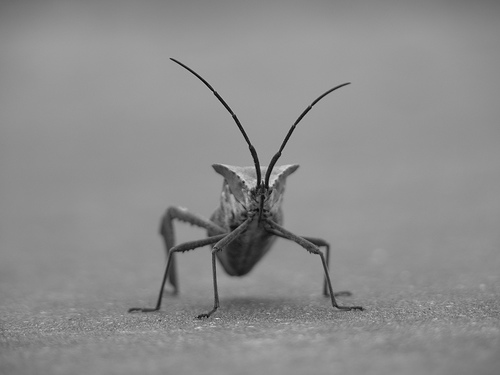
#> input picture images/stinkbug.png, 500 x 375 px
$ jupyter execute 'image matplotlib and numpy it.ipynb'
#> lines starting #> are read from the running program, lines starting #| are printed output that depends on the picture
[cell 1]
#https://matplotlib.org/users/image_tutorial.html  visit this link for more about plotting using matplot

trying the image tutorials

[cell 2]
from matplotlib import pyplot as plt
import numpy as np
import cv2
img = cv2.imread('images/stinkbug.png')
#> img is the input picture: shape (375, 500, 3); min 0, max 217, mean 140.5
print(np.array(img))
#> (printed output is left out)
print(len(img[0]))
#| 500
# for i in img[0]:
#     print(i[0])

[cell 3]
plt.imshow(img)

[cell 4]
lum_img = img[:,:,0]
print(lum_img)
#> (printed output is left out)
print(len(lum_img[0]))
#| 500
lum_img[0]
#> Out = 500 values, max 136 at index 288, min 104 at index 0, mean 126

[cell 5]
kit = []
for i in range(100):
    kit.append(lum_img[i])
#> after the loop, kit = 100 items
plt.imshow(kit)
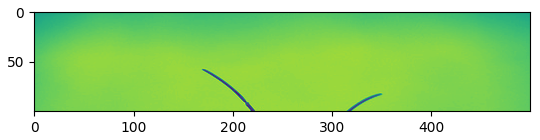
#> figure drawn by matplotlib, 1 panel

[cell 6]
plt.imshow(lum_img)

[cell 7]
plt.imshow(lum_img, cmap="hot")

[cell 8]
#you can also change colormaps on existing plot objects using the set_cmap() method:
imgplot = plt.imshow(lum_img)
imgplot.set_cmap('nipy_spectral')

[cell 9]
#you can also change colormaps on existing plot objects using the set_cmap() method:
imgplot = plt.imshow(lum_img)
imgplot.set_cmap('flag')

in the IPython notebook with the inline backend, you can’t make changes to plots that have already been rendered. If you create imgplot here in one cell, you cannot call set_cmap() on it in a later cell and expect the earlier plot to change. Make sure that you enter these commands together in one cell. plt commands will not change plots from earlier cells.

visit the link for cmap value:
    https://matplotlib.org/examples/color/colormaps_reference.html

[cell 10]
#It’s helpful to have an idea of what value a color represents.
imgplot = plt.imshow(lum_img)
plt.colorbar()
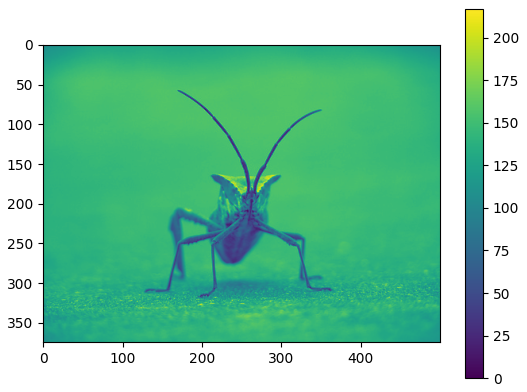
#> figure drawn by matplotlib, 2 panels

Examining a specific data range

Sometimes you want to enhance the contrast in your image, or expand the contrast in a particular region while sacrificing the detail in colors that don’t vary much, or don’t matter.
A good tool to find interesting regions is the histogram. To create a histogram of our image data, we use the hist() function.

https://docs.scipy.org/doc/numpy-1.15.0/reference/generated/numpy.ravel.html

x = np.array([[1, 2, 3], [3, 5, 6]])
print(np.ravel(x))
#output [1 2 3 3 4 5 6]

[cell 11]
p = lum_img.ravel().tolist()
#> p = 187500 items
print(p)
#> (printed output is left out)
p.sort()
set(p)

[cell 12]
len(lum_img)
#> Out = 375

[cell 13]
plt.hist(lum_img.ravel(),histtype='bar',bins=256)
plt.show()
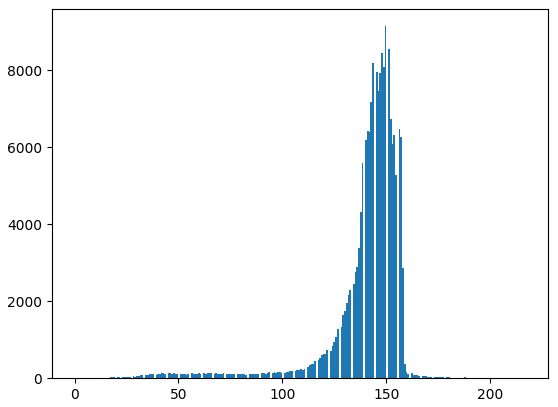
#> figure drawn by matplotlib, 1 panel; tallest bar 9148 high, from x = 149.2 to 150
